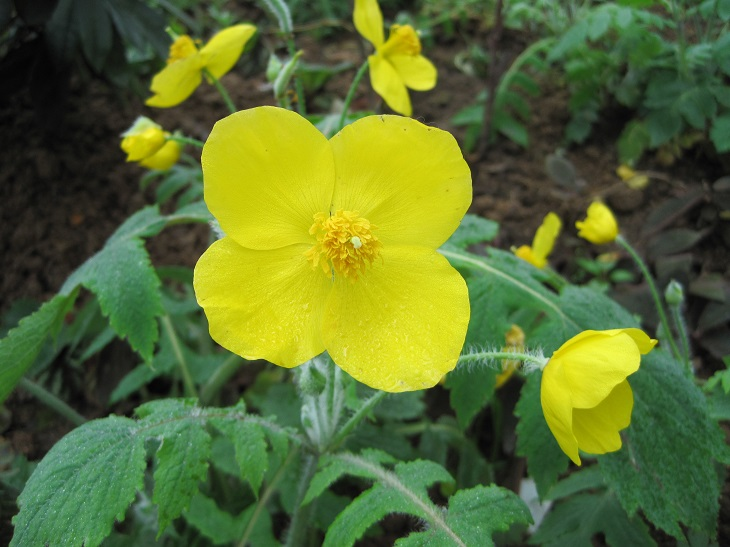
#> input picture image0.JPG, 730 x 547 px, found by its file name
$ python canny-demo.py
#> lines starting #> are read from the running program, lines starting #| are printed output that depends on the picture
__author__ = "Neil"
__time__ = "2018/4/14 21:20"
import cv2
import numpy as np
import random
img = cv2.imread('image0.jpg',1)
#> img is the input picture: shape (547, 730, 3); mean B, G, R 48.7, 109.6, 90.1
imgInfo = img.shape
#> imgInfo = (547, 730, 3)
height = imgInfo[0]
#> height = 547
width = imgInfo[1]
#> width = 730
cv2.imshow('src',img)
#canny 1 gray 2 高斯 3 canny
gray = cv2.cvtColor(img,cv2.COLOR_BGR2GRAY)
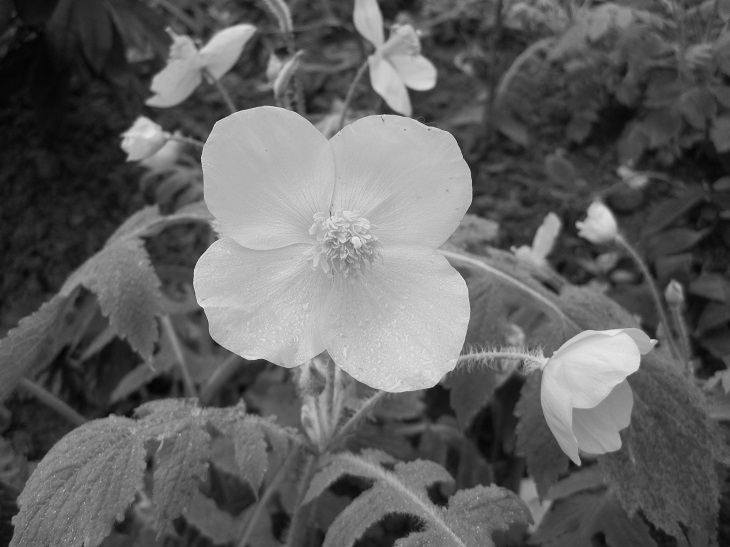
#> gray: shape (547, 730); min 4, max 236, mean 96.8
imgG = cv2.GaussianBlur(gray,(3,3),0)
dst = cv2.Canny(img,50,50) #图片卷积——》th
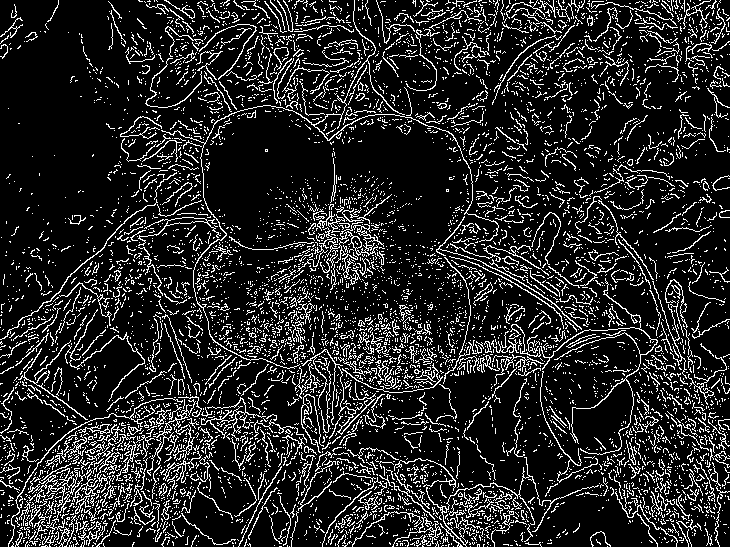
#> dst: shape (547, 730); 14.8% white in thin lines or dots
cv2.imshow('dst',dst)
cv2.waitKey(0)
